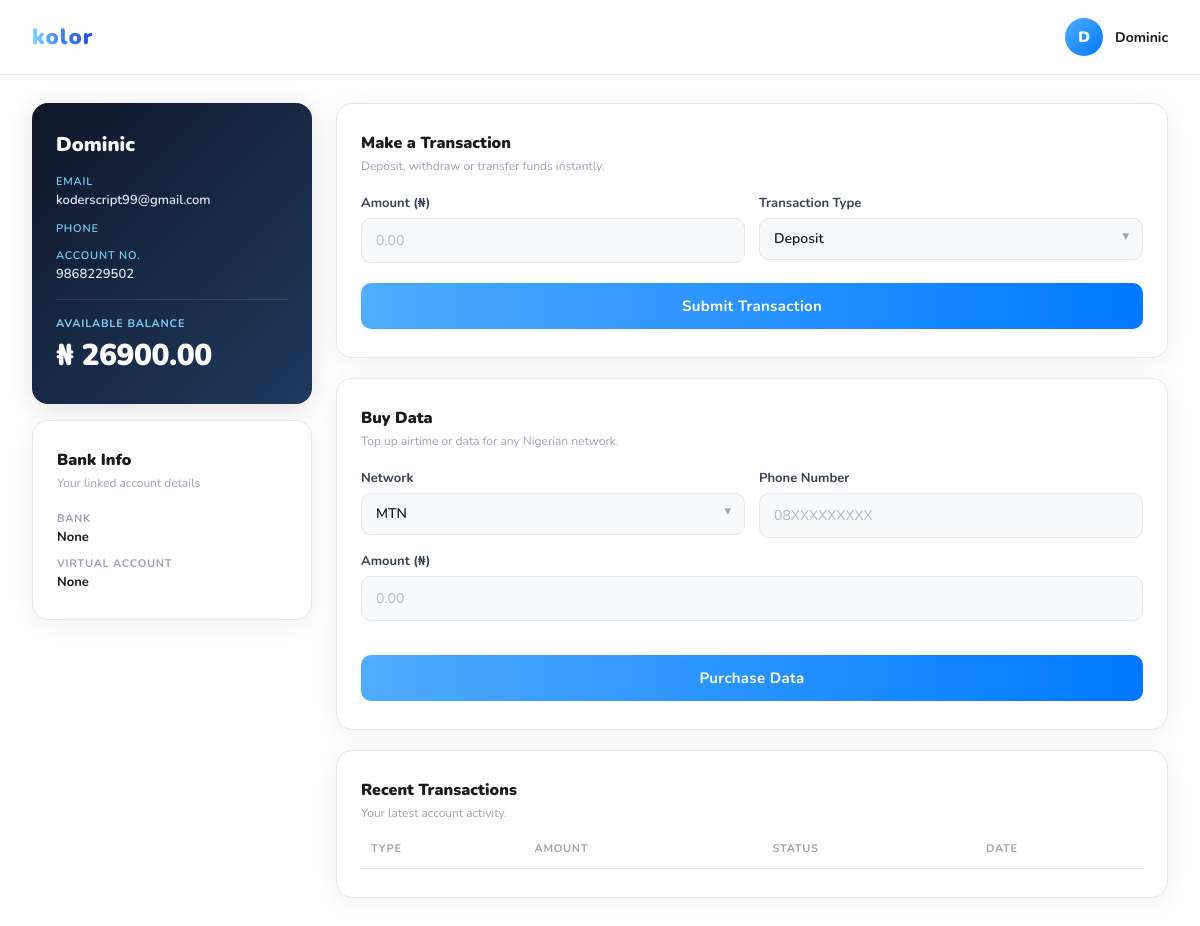
/payment/ (signed in), run on an earlier commit of the app's database.
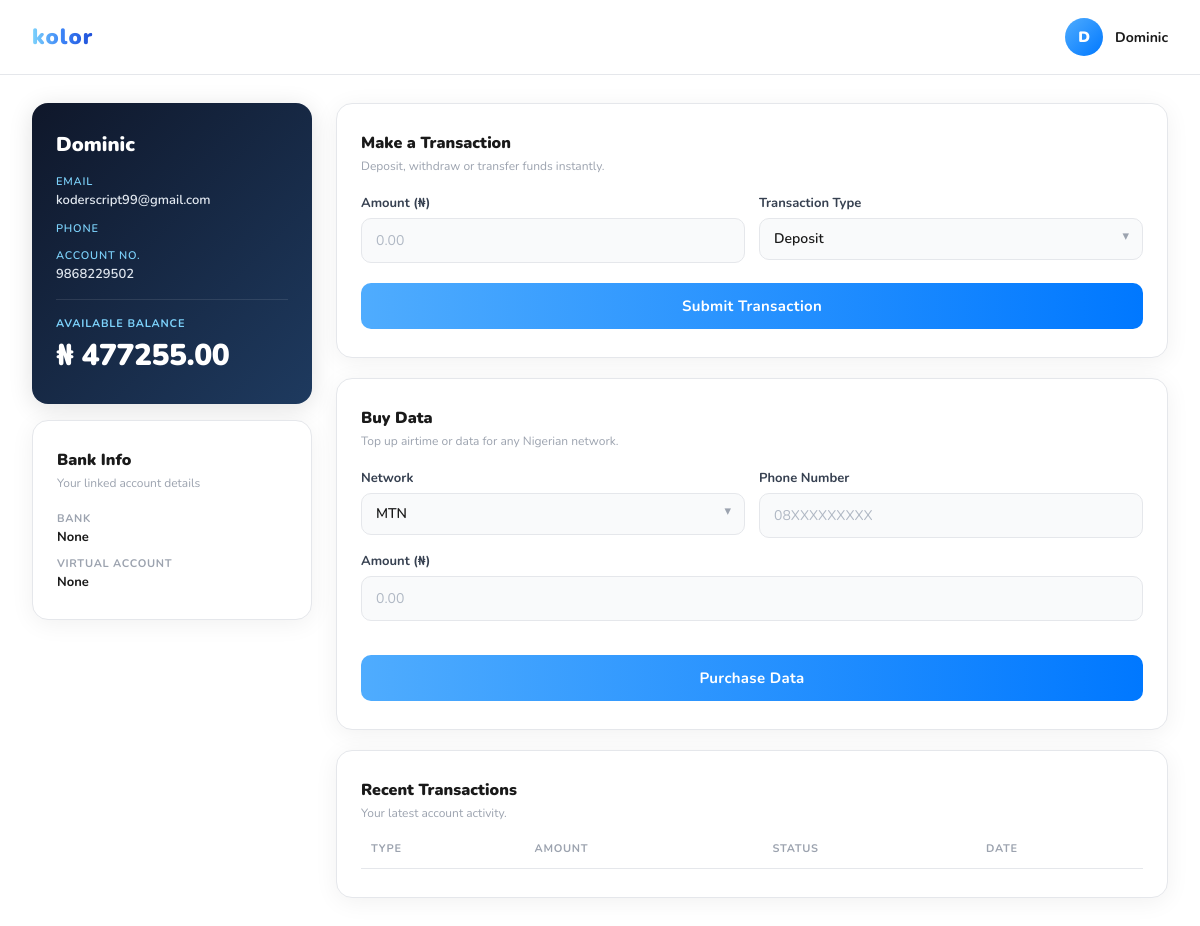
And on a later commit of the database.
### mount/models.py (models this page shows, shortened)
class Account(models.Model):
    user = models.OneToOneField(User, on_delete=models.CASCADE)
    account_number = models.CharField(max_length=10, unique=True, blank=True)
    balance = models.DecimalField(max_digits=15, decimal_places=2, default=0.00)
    bank_name = models.CharField(max_length=100, blank=True, null=True)
    virtual_account_number = models.CharField(max_length=20, blank=True, null=True)

### mount/views.py (the view)
# urls.py: path('payment/', views.payment, name='payment'),
@login_required
def payment(request):
    account = get_or_create_account(request.user)
    return render(request, "payment.html", {"account": account})

### mount/views.py (called while the page is built)
def get_or_create_account(user):
    account, _ = Account.objects.get_or_create(user=user)
    return account

### mount/templates/payment.html (shortened to what this page needs)
<!DOCTYPE html>
<html lang="en">
<head>
</head>
<body>
    <nav class="topbar">
        <div class="brand-name">kolor</div>
        <div class="topbar-right">
            <div class="avatar">{{ user.username|slice:":1"|upper }}</div>
            <span class="user-name">{{ user.username }}</span>
        </div>
    </nav>
    <div class="container">
        <aside class="left">
            <div class="profile-card">
                <div class="profile-username">{{ user.username }}</div>
                <div class="label">Email</div>
                <div class="value">{{ user.email }}</div>
                <div class="label">Phone</div>
                <div class="label">Account No.</div>
                <div class="value">{{ account.account_number }}</div>
                <div class="divider"></div>
                <div class="balance-label">Available Balance</div>
                <div class="balance-amount">₦ {{ account.balance }}</div>
            </div>
            <div class="card">
                <div class="card-title">Bank Info</div>
                <div class="card-sub">Your linked account details</div>
                <div class="info-item">
                    <span class="info-label">Bank</span>
                    <span class="info-value">{{ account.bank_name }}</span>
                </div>
                <div class="info-item">
                    <span class="info-label">Virtual Account</span>
                    <span class="info-value">{{ account.virtual_account_number }}</span>
                </div>
            </div>
        </aside>
        <main class="right">
            <div class="card">
                <div class="card-title">Make a Transaction</div>
                <div class="card-sub">Deposit, withdraw or transfer funds instantly.</div>
                <form method="POST" action="{% url 'transaction' %}">
                    <div class="form-row">
                        <div class="field-group">
                            <label>Amount (₦)</label>
                            <input type="number" name="amount" placeholder="0.00" required>
                        </div>
                        <div class="field-group">
                            <label>Transaction Type</label>
                            <div class="select-wrap">
                                <select name="transaction_type">
                                    <option value="deposit">Deposit</option>
                                </select>
                            </div>
                        </div>
                    </div>
                    <button class="btn-send" type="submit">Submit Transaction</button>
                </form>
            </div>
            <div class="card">
                <div class="card-title">Buy Data</div>
                <div class="card-sub">Top up airtime or data for any Nigerian network.</div>
                <form method="POST" action="{% url 'buy_data' %}">
                    <div class="form-row">
                        <div class="field-group">
                            <label>Network</label>
                            <div class="select-wrap">
                                <select name="network">
                                    <option>MTN</option>
                                </select>
                            </div>
                        </div>
                        <div class="field-group">
                            <label>Phone Number</label>
                            <input type="text" name="phone_number" placeholder="08XXXXXXXXX">
                        </div>
                    </div>
                    <div class="field-group">
                        <label>Amount (₦)</label>
                        <input type="number" name="amount" placeholder="0.00">
                    </div>
                    <button class="btn-send" type="submit">Purchase Data</button>
                </form>
            </div>
            <div class="card">
                <div class="card-title">Recent Transactions</div>
                <div class="card-sub">Your latest account activity.</div>
                <table>
                    <thead>
                        <tr>
                            <th>Type</th>
                            <th>Amount</th>
                            <th>Status</th>
                            <th>Date</th>
                        </tr>
                    </thead>
                </table>
            </div>
        </main>
    </div>
</body>
</html>

### mount/templates/payment.html (style rules this page uses)
* { margin: 0; padding: 0; box-sizing: border-box; }
body { font-family: 'Nunito', sans-serif; background: #ffffff; min-height: 100vh; }
.topbar { display: flex; align-items: center; justify-content: space-between; padding: 18px 32px; border-bottom: 1.5px solid #e5e7eb; }
.brand-name { font-size: 22px; font-weight: 900; background: linear-gradient(90deg, #7dd3fc, #3b82f6, #1d4ed8); -webkit-background-clip: text; -webkit-text-fill-color: transparent; background-clip: text; letter-spacing: 1px; }
.topbar-right { display: flex; align-items: center; gap: 12px; }
.avatar { width: 38px; height: 38px; border-radius: 50%; background: linear-gradient(135deg, #4facfe, #0078ff); display: flex; align-items: center; justify-content: center; color: white; font-weight: 900; font-size: 15px; }
.user-name { font-size: 14px; font-weight: 700; color: #1a1a1a; }
.container { display: flex; gap: 24px; padding: 28px 32px; max-width: 1200px; margin: 0 auto; }
.left { width: 280px; flex-shrink: 0; display: flex; flex-direction: column; gap: 16px; }
.right { flex: 1; display: flex; flex-direction: column; gap: 20px; }
.card { background: #fff; border-radius: 16px; border: 1.5px solid #e5e7eb; box-shadow: 0 4px 24px rgba(0, 0, 0, 0.06); padding: 28px 24px; }
.card-title { font-size: 16px; font-weight: 900; color: #1a1a1a; margin-bottom: 4px; }
.card-sub { font-size: 12px; color: #9ca3af; margin-bottom: 20px; }
.profile-card { background: linear-gradient(135deg, #0f172a 0%, #1e3a5f 100%); border-radius: 16px; border: none; box-shadow: 0 4px 24px rgba(0, 0, 0, 0.12); padding: 28px 24px; color: white; }
.profile-card .label { font-size: 11px; font-weight: 600; color: #7dd3fc; text-transform: uppercase; letter-spacing: 0.8px; margin-bottom: 2px; }
.profile-card .value { font-size: 13px; font-weight: 600; color: #e2e8f0; margin-bottom: 12px; }
.profile-username { font-size: 20px; font-weight: 900; color: #ffffff; margin-bottom: 16px; }
.balance-label { font-size: 11px; font-weight: 700; color: #7dd3fc; text-transform: uppercase; letter-spacing: 0.8px; }
.balance-amount { font-size: 30px; font-weight: 900; color: #ffffff; margin-top: 4px; letter-spacing: -0.5px; }
.divider { height: 1px; background: rgba(255,255,255,0.1); margin: 16px 0; }
.info-item { display: flex; flex-direction: column; margin-bottom: 10px; }
.info-item:last-child { margin-bottom: 0; }
.info-label { font-size: 11px; font-weight: 700; color: #9ca3af; text-transform: uppercase; letter-spacing: 0.7px; }
.info-value { font-size: 13px; font-weight: 700; color: #1a1a1a; margin-top: 2px; }
label { display: block; font-size: 13px; font-weight: 700; color: #374151; margin-bottom: 6px; }
input, select, textarea { width: 100%; padding: 12px 14px; background: #f9fafb; border: 1.5px solid #e5e7eb; border-radius: 10px; color: #1a1a1a; font-size: 14px; font-family: 'Nunito', sans-serif; font-weight: 600; outline: none; transition: border-color 0.25s, background 0.2s; margin-bottom: 14px; appearance: none; -webkit-appearance: none; }
input::placeholder { color: #b0b8c4; font-weight: 400; }
.select-wrap { position: relative; }
.select-wrap::after { content: '▾'; position: absolute; right: 14px; top: 50%; transform: translateY(-65%); color: #9ca3af; pointer-events: none; font-size: 13px; }
.select-wrap select { margin-bottom: 0; padding-right: 36px; cursor: pointer; }
.field-group { margin-bottom: 14px; }
.field-group label { margin-bottom: 6px; }
.btn-send { width: 100%; padding: 13px; border: none; border-radius: 10px; background: linear-gradient(90deg, #4facfe 0%, #0078ff 100%); color: white; font-size: 15px; font-weight: 700; font-family: 'Nunito', sans-serif; cursor: pointer; margin-top: 6px; transition: opacity 0.2s, transform 0.15s; letter-spacing: 0.3px; }
table { width: 100%; border-collapse: collapse; }
thead th { font-size: 11px; font-weight: 700; color: #9ca3af; text-transform: uppercase; letter-spacing: 0.7px; padding: 0 10px 12px 10px; text-align: left; border-bottom: 1.5px solid #e5e7eb; }
.form-row { display: grid; grid-template-columns: 1fr 1fr; gap: 14px; }
.form-row .field-group { margin-bottom: 0; }

What changed in the data, as far as the page shows it:
changed Account "None": balance "26900.00" → "477255.00"
